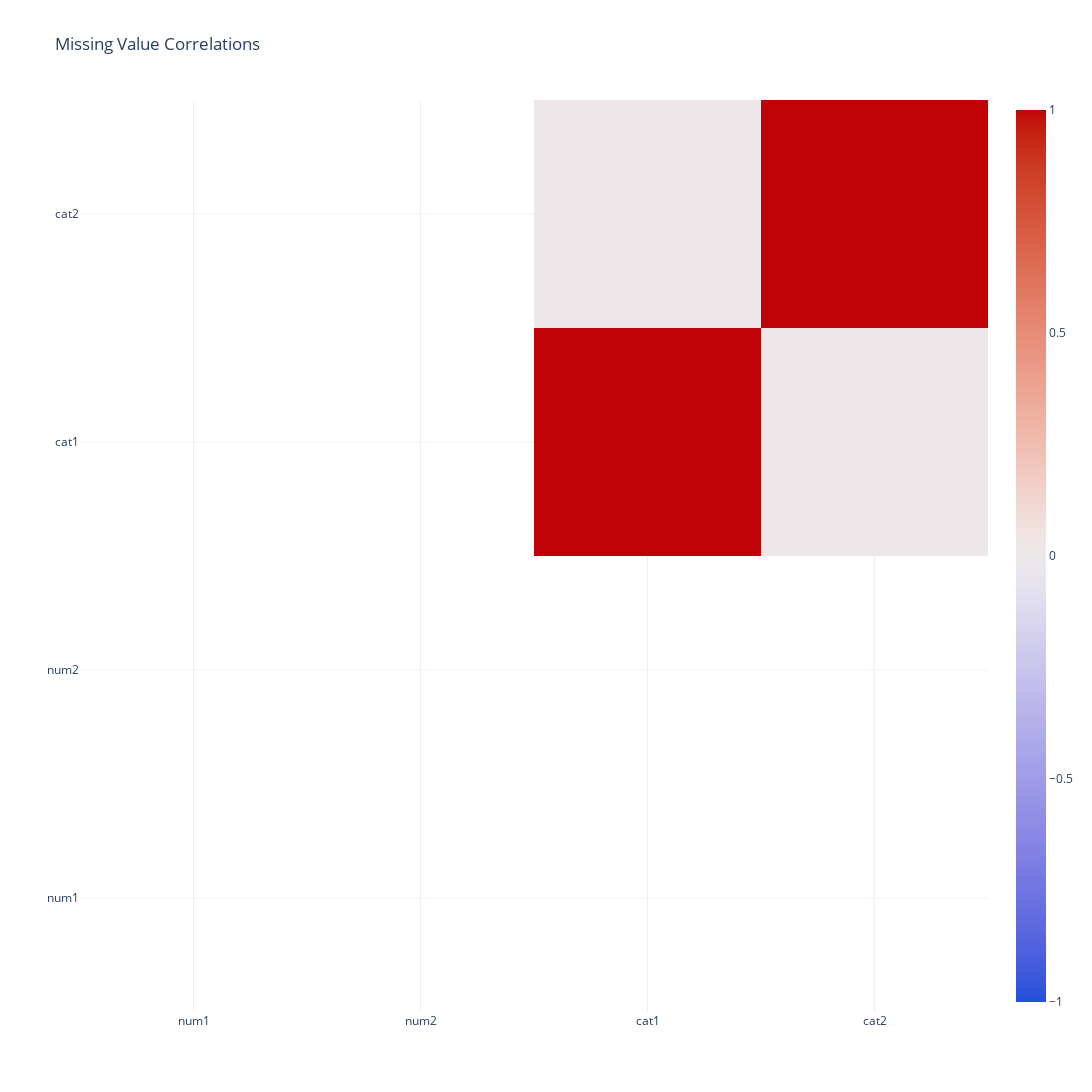

The cell this chart's notebook holds for it:
### Code cell
plot_heatmap_missing(data)

### Figure 1 — Plotly figure (JSON) as saved in the notebook; plotly's stock layout.template omitted (floating-point values rounded to 4 significant figures; data arrays with more than 128 entries replaced by an {"elided": "..."} marker saying what was removed)
{"data": [{"colorscale": {"elided": "256x2 mixed values"}, "type": "heatmap", "x": ["num1", "num2", "cat1", "cat2"], "y": ["num1", "num2", "cat1", "cat2"], "z": [[null, null, null, null], [null, null, null, null], [null, null, 1, 0.002387], [null, null, 0.002387, 1]], "zmax": 1, "zmin": -1}], "layout": {"autosize": false, "height": 1200, "title": {"text": "Missing Value Correlations"}, "width": 1200}}
